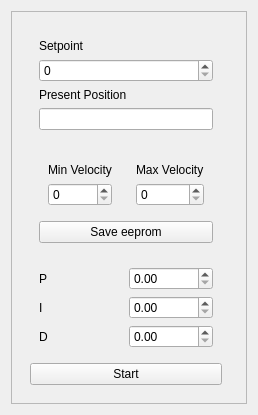
             <widget class="QWidget" name="velocity_tab">
              <attribute name="title">
               <string>Velocity</string>
              </attribute>
              <layout class="QHBoxLayout" name="horizontalLayout_9">
               <item>
                <widget class="QFrame" name="frame_3">
                 <property name="frameShape">
                  <enum>QFrame::StyledPanel</enum>
                 </property>
                 <property name="frameShadow">
                  <enum>QFrame::Raised</enum>
                 </property>
                 <layout class="QHBoxLayout" name="horizontalLayout_17">
                  <item>
                   <widget class="QWidget" name="velocity_left_widget" native="true">
                    <property name="maximumSize">
                     <size>
                      <width>300</width>
                      <height>16777215</height>
                     </size>
                    </property>
                    <layout class="QGridLayout" name="gridLayout_4">
                     <item row="3" column="0">
                      <widget class="QWidget" name="velocity_bottom_left_widget" native="true">
                       <layout class="QGridLayout" name="gridLayout_8">
                        <item row="0" column="0">
                         <widget class="QLabel" name="velocty_P_label">
                          <property name="text">
                           <string>P</string>
                          </property>
                         </widget>
                        </item>
                        <item row="1" column="1">
                         <widget class="QDoubleSpinBox" name="velocty_I_doubleSpinBox"/>
                        </item>
                        <item row="0" column="1">
                         <widget class="QDoubleSpinBox" name="velocty_P_doubleSpinBox"/>
                        </item>
                        <item row="1" column="0">
                         <widget class="QLabel" name="velocty_I_label">
                          <property name="text">
                           <string>I</string>
                          </property>
                         </widget>
                        </item>
                        <item row="2" column="0">
                         <widget class="QLabel" name="velocty_D_label">
                          <property name="text">
                           <string>D</string>
                          </property>
                         </widget>
                        </item>
                        <item row="2" column="1">
                         <widget class="QDoubleSpinBox" name="velocty_D_doubleSpinBox"/>
                        </item>
                       </layout>
                      </widget>
                     </item>
                     <item row="0" column="0">
                      <widget class="QWidget" name="velocity_top_left_widget" native="true">
                       <layout class="QVBoxLayout" name="verticalLayout_17">
                        <item>
                         <widget class="QLabel" name="velocity_setpoint_label">
                          <property name="text">
                           <string>Setpoint</string>
                          </property>
                         </widget>
                        </item>
                        <item>
                         <widget class="QSpinBox" name="velocity_setpoint_spinbox">
                          <property name="maximum">
                           <number>10000</number>
                          </property>
                         </widget>
                        </item>
                        <item>
                         <widget class="QLabel" name="velocity_presentposition_label">
                          <property name="text">
                           <string>Present Position</string>
                          </property>
                         </widget>
                        </item>
                        <item>
                         <widget class="QLineEdit" name="velocity_presentposition_lineEdit"/>
                        </item>
                       </layout>
                      </widget>
                     </item>
                     <item row="1" column="0">
                      <widget class="QWidget" name="widget_2" native="true">
                       <layout class="QVBoxLayout" name="verticalLayout_21">
                        <item>
                         <layout class="QHBoxLayout" name="horizontalLayout_18">
                          <item>
                           <widget class="QWidget" name="velocity_middle_left_widget" native="true">
                            <layout class="QVBoxLayout" name="verticalLayout_18">
                             <item>
                              <widget class="QLabel" name="velocity_maxvelocity_label">
                               <property name="text">
                                <string>Min Velocity</string>
                               </property>
                              </widget>
                             </item>
                             <item>
                              <widget class="QSpinBox" name="velocity_minvelocity_spinbox"/>
                             </item>
                            </layout>
                           </widget>
                          </item>
                          <item>
                           <widget class="QWidget" name="widget_3" native="true">
                            <layout class="QVBoxLayout" name="verticalLayout_28">
                             <item>
                              <widget class="QLabel" name="label">
                               <property name="text">
                                <string>Max Velocity</string>
                               </property>
                              </widget>
                             </item>
                             <item>
                              <widget class="QSpinBox" name="maxVelocity_spinbox"/>
                             </item>
                            </layout>
                           </widget>
                          </item>
                         </layout>
                        </item>
                        <item>
                         <widget class="QPushButton" name="pushButton">
                          <property name="text">
                           <string>Save eeprom</string>
                          </property>
                         </widget>
                        </item>
                       </layout>
                      </widget>
                     </item>
                     <item row="4" column="0">
                      <widget class="QPushButton" name="pushButton_4">
                       <property name="maximumSize">
                        <size>
                         <width>16777215</width>
                         <height>16777215</height>
                        </size>
                       </property>
                       <property name="text">
                        <string>Start</string>
                       </property>
                      </widget>
                     </item>
                    </layout>
                   </widget>
                  </item>
                  <item>
                   <widget class="QFrame" name="velocity_right_frame">
                    <property name="frameShape">
                     <enum>QFrame::StyledPanel</enum>
                    </property>
                    <property name="frameShadow">
                     <enum>QFrame::Raised</enum>
                    </property>
                   </widget>
                  </item>
                 </layout>
                </widget>
               </item>
              </layout>
             </widget>
